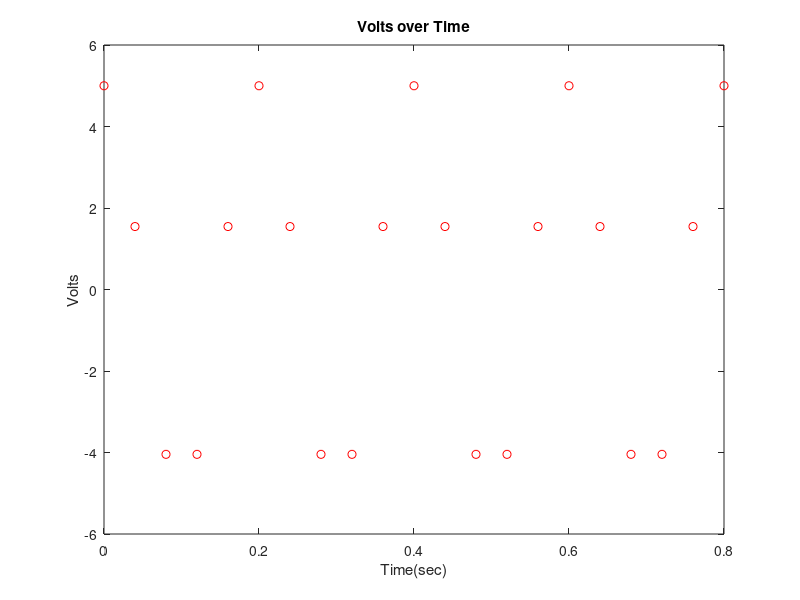

Here is the MATLAB script that generated this plot:
%Kyle O'Connor
%
%HW 3
%
home;
clear all;
clc;

% load HW3P4
% 
% 
% title('Position over Time')
% xlabel('Time (sec)')
% ylabel('Position (mm)')
% delt = 0.1;
% for i = 2:length(t)
%     f(i) = (pos(i) - pos(i-1))/(delt)
% end
% plot(t,f,'r*',t_act,v_act,'bo');
% xlabel('Time (sec)')
% ylabel('Velocity (m/s)')
% title('Velocity over Time')
% legend('Estimate','Actual')
load HW3P2
plot(t,V,'ro')
xlabel('Time(sec)')
ylabel('Volts')
title('Volts over Time')
% 
% 
% g = 0:0.005:.8;
% nearest = interp1(t,V,g,'nearest');
% linear = interp1(t,V,g,'linear');
% spline = interp1(t,V,g,'spline');
% 
% plot(t,V,'r*')
% hold on;
% plot(g,spline,'bo')
% title('Voltage Over Time')
% xlabel('Time (sec)')
% ylabel('Voltage (volts)')
% legend('Actual Data','Spline Estimate')
% subplot(3,1,2)
% plot(t,V,'r*')
% plot(g,linear,'bo')
% subplot(3,1,3)
% plot(t,V,'r*')
% plot(g,spline,'bo')